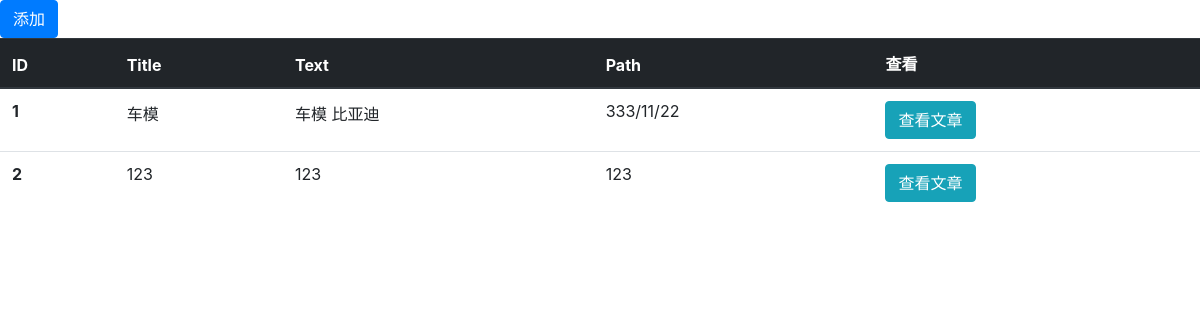
/picman/, run on an earlier commit of the app's database.
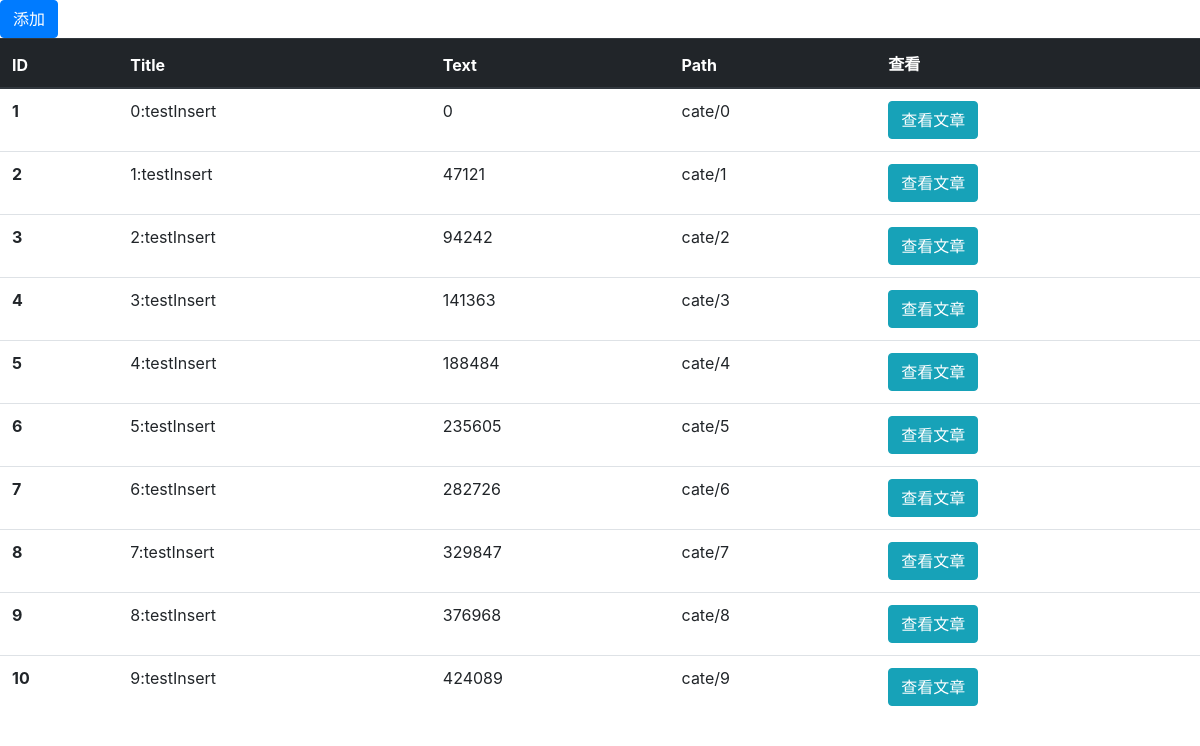
And on a later commit of the database.
### models/category.py (models this page shows, shortened)
class piccategory(Base):
    __tablename__ = 'piccategory'
    pcateid = Column(Integer, primary_key=True)
    title = Column(String(80), unique=True)
    text = Column(String(120))
    categorypath = Column(String(120))
    def __init__(self):
        print("-----base------")
        print(Base)
        pass

### picMan/views.py (the view)
@picMan.route("/",methods=["GET","POST"])
def index():
    pictree = picTree()
    return render_template("picMan/index.html",cate=pictree.GetCategory())

### application.py (called while the page is built)
@app.teardown_request
def shutdown_session(exception=None):
    pprint("on app teardown_request, showdown sqlite session....")
    db_session.remove()

def connect_db():
    pprint(os.path.abspath(app.config['DATABASE']))
    return sqlite3.connect(app.config['DATABASE'])

@app.before_request
def before_request():
    g.db = connect_db()

@app.teardown_request
def teardown_request(exception):
    g.db.close()

### picMan/picTree.py (called while the page is built)
    def GetCategory(self,cate=None, size=20, num=0):
        cate = piccategory()
        cates = cate.query.all()
        return cates

### templates/picMan/index.html
{% extends "picMan/base.html"  %}
{%block body%}
<a class="btn btn-primary" href="AddCate">添加</a>
<table class="table">
  <thead class="thead-dark">
    <tr>
      <th scope="col">ID</th>
      <th scope="col">Title</th>
      <th scope="col">Text</th>
      <th scope="col">Path</th>
      <th scope="col">查看</th>
    </tr>
  </thead>
  <tbody>
	{% for l in cate %}
    <tr>
      <th scope="row">{{l.pcateid}}</th>
      <td>{{l.title}}</td>
      <td>{{l.text}}</td>
      <td>{{l.categorypath}}</td>
      <td><a class="btn btn-info" href="documentList">查看文章</a></td>
    </tr>
	{%endfor%}
  </tbody>
</table>
{%endblock%}

### templates/picMan/base.html (shortened to what this page needs)
<html>
<head>
<link rel="stylesheet" type="text/css" href="../../static/picMan/bootstrap-4.0.0-dist/css/bootstrap.css">
</head>
<body>
{%block body%}{%endblock%}
</body>
</html>

What changed in the data, as far as the page shows it:
changed piccategory id 1: title "车模" → "0:testInsert"; text "车模 比亚迪" → "0"; categorypath "333/11/22" → "cate/0"
changed piccategory id 2: title "123" → "1:testInsert"; text "123" → "47121"; categorypath "123" → "cate/1"
added piccategory: pcateid "3", title "2:testInsert", text "94242", categorypath "cate/2"
added piccategory: pcateid "4", title "3:testInsert", text "141363", categorypath "cate/3"
added piccategory: pcateid "5", title "4:testInsert", text "188484", categorypath "cate/4"
added piccategory: pcateid "6", title "5:testInsert", text "235605", categorypath "cate/5"
added piccategory: pcateid "7", title "6:testInsert", text "282726", categorypath "cate/6"
added piccategory: pcateid "8", title "7:testInsert", text "329847", categorypath "cate/7"
added piccategory: pcateid "9", title "8:testInsert", text "376968", categorypath "cate/8"
added piccategory: pcateid "10", title "9:testInsert", text "424089", categorypath "cate/9"
